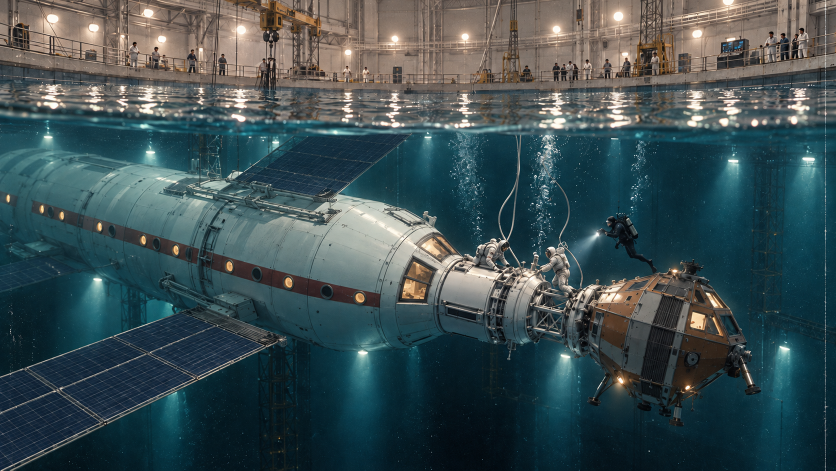
#> input picture assets/gen/prolog_p8v4_a__gpt-image-2_0.png, 1672 x 941 px (shown at 1/2 size)
$ python _p8v4_top.py
#> lines starting #> are read from the running program, lines starting #| are printed output that depends on the picture
# -*- coding: utf-8 -*-
"""Кроп верхней части кадров p8 v4 (корпус корабля у верха) — проверка букв."""
import os
from PIL import Image

HERE = os.path.dirname(os.path.abspath(__file__))

ROOT = os.path.dirname(os.path.dirname(HERE))
G = os.path.join(ROOT, "assets", "gen")
S = os.path.join(ROOT, "_sat")

BOX = (0.45, 0.02, 1.00, 0.42)
for tag, name in (("A", "prolog_p8v4_a__gpt-image-2_0.png"),
                  ("B", "prolog_p8v4_b__gpt-image-2_0.png")):
    im = Image.open(os.path.join(G, name)).convert("RGB")
#> im is the input picture: PIL image 1672x941 RGB; mean R, G, B 61.3, 79, 82.3
    w, h = im.size
#> w = 1672; h = 941
    bx = (int(w * BOX[0]), int(h * BOX[1]), int(w * BOX[2]), int(h * BOX[3]))
#> bx = (752, 18, 1672, 395)
    c = im.crop(bx)
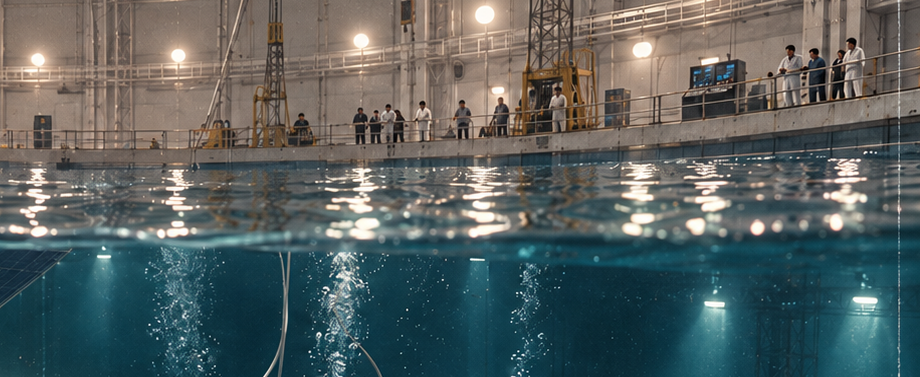
#> c: PIL image 920x377 RGB; mean R, G, B 86.9, 96.9, 96.2
    cw = 1100
    ch = int(round(cw * c.size[1] / c.size[0]))
#> ch = 451
    c = c.resize((cw, ch), Image.LANCZOS)
#> c: PIL image 1100x451 RGB
    p = os.path.join(S, "p8v4_top_%s.jpg" % tag)
    c.save(p, quality=92)
    print(p, c.size)
#| _sat/p8v4_top_A.jpg (1100, 451)
#> pass 2 of the loop `for tag, name in (("A", "prolog_p8v4_a__gpt-image-2_0.png"),`:
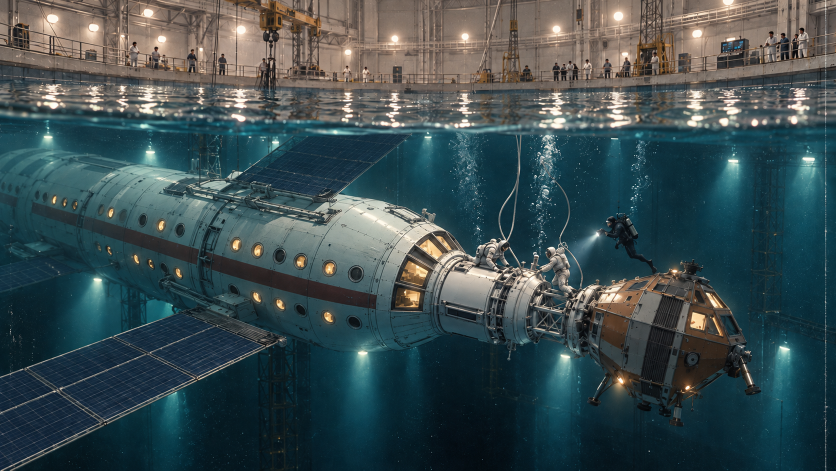
#> input picture assets/gen/prolog_p8v4_b__gpt-image-2_0.png, 1672 x 941 px (shown at 1/2 size)
#> im is the input picture: PIL image 1672x941 RGB; mean R, G, B 60.2, 77.3, 80.3
#> `c = im.crop(bx)`:
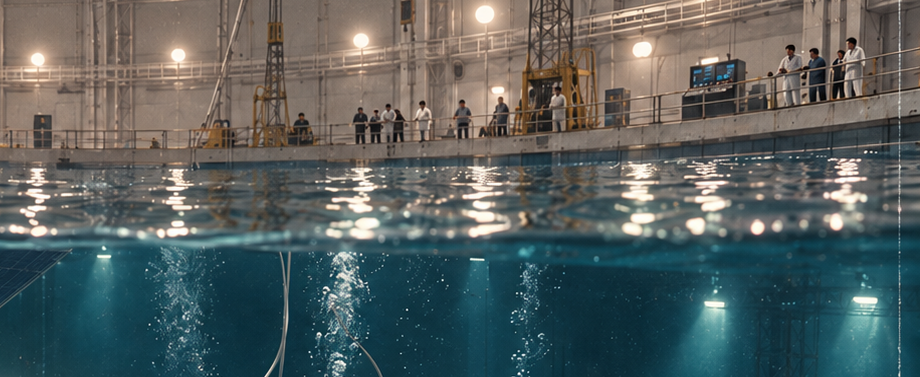
#> c: PIL image 920x377 RGB; mean R, G, B 86.4, 96.1, 95.3
#| _sat/p8v4_top_B.jpg (1100, 451)
